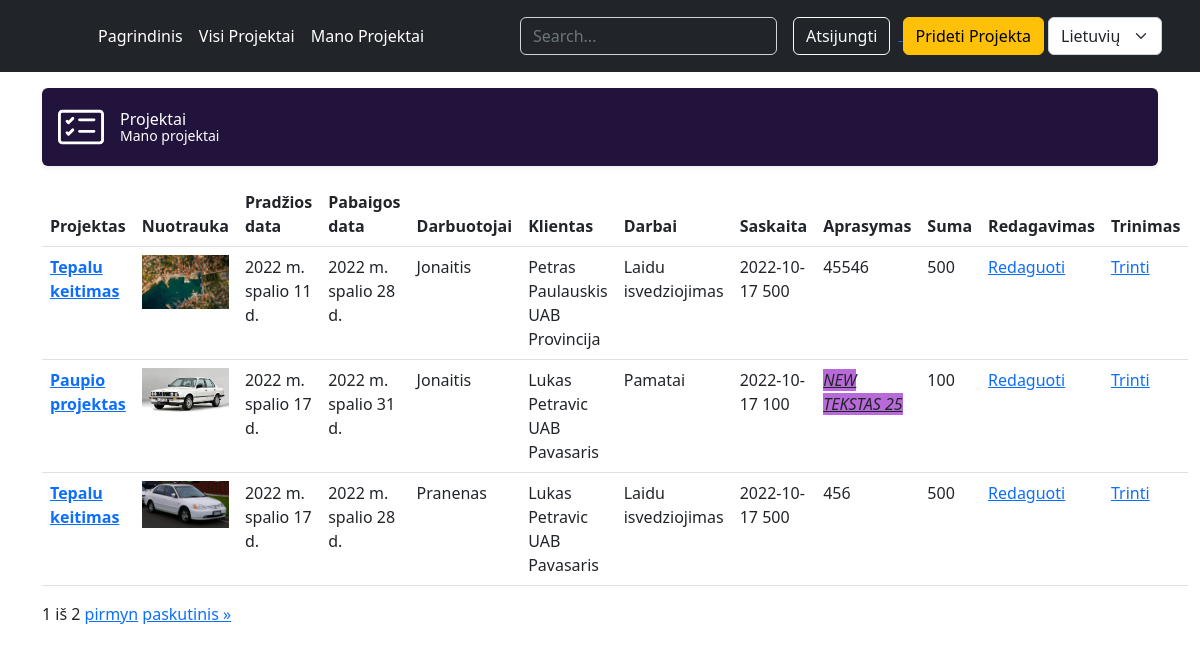
Screenshot of /user-project/ (signed in) with the database file from the repository.
### projektai/models.py (models this page shows, shortened)
class Projektas(models.Model):
    pavadinimas = models.CharField(_('Pavadinimas'), max_length=20)
    pradzios_data=models.DateField(_("Pradžios data"))
    pabaigos_data = models.DateField(_("Pabaigos data"))
    klientas_id = models.ForeignKey('Klientas',on_delete=models.SET_NULL,null=True)
    vadovas_user= models.ForeignKey(User,on_delete=models.SET_NULL,null=True)
    darbuotojas_id = models.ForeignKey("Darbuotojas",on_delete=models.SET_NULL,null=True)
    darbas_id = models.ForeignKey("Darbas",on_delete=models.SET_NULL,null=True)
    saskaita_id = models.ForeignKey("Saskaita",on_delete=models.SET_NULL,null=True)
    nuotrauka = models.ImageField(_('Viršelis'), upload_to='projekto_virseliai', null=True)
    aprasymas = HTMLField(_('Aprasymas'), null=True)
    class Meta:
        verbose_name = _("Projektas")
        verbose_name_plural = _('Projektai')
        ordering = ['pradzios_data',]

class Darbuotojas(models.Model):
    vardas = models.CharField(_("Vardas"), max_length=20)
    pavarde = models.CharField(_("Pavardė"), max_length=20)
    pareigos = models.CharField(_("Pareigos"), max_length=20)
    class Meta:
        verbose_name = _("Darbuotojas")
        verbose_name_plural = _('Darbuotojai')

class Klientas(models.Model):
    vardas = models.CharField(_("Vardas"), max_length=20)
    pavarde = models.CharField(_("Pavardė"), max_length=20)
    imone = models.CharField(_("Įmonė"), max_length=20)
    kontaktai = models.TextField(_("Kontaktai"), max_length=500)
    class Meta:
        verbose_name = _("Klientas")
        verbose_name_plural = _('Klientai')
    def __str__(self):
        return f"{self.vardas} {self.pavarde} {self.imone}"

class Darbas(models.Model):
    pavadinimas = models.CharField(_("Pavadinimas"), max_length=20)
    pastabos = models.CharField(_("Pastabos"), max_length=200)
    class Meta:
        verbose_name = _("Darbas")
        verbose_name_plural = _('Darbai')

class Saskaita(models.Model):
    israsymo_data = models.DateField(_("Išrašymo data"))
    suma = models.PositiveIntegerField(_("Suma"))
    class Meta:
        verbose_name = _("Saskaita")
        verbose_name_plural = _('Saskaitos')
    def __str__(self):
        return f"{self.israsymo_data} {self.suma} "

### projektai/views.py (the view)
# urls.py: path('user-project/', views.UserProjektasListView.as_view(), name='user-projektai'),
class UserProjektasListView(LoginRequiredMixin, generic.ListView):
    model = Projektas
    template_name = 'user_projektai.html'
    paginate_by = 3
    def get_queryset(self):
        return Projektas.objects.filter(vadovas_user=self.request.user)

### templates/user_projektai.html (shortened to what this page needs)
{% extends 'base.html' %}
{% block content %}
{% load i18n %}
<div class="d-flex align-items-center p-3 my-3 text-white bg-purple rounded shadow-sm">
    <div class="lh-1">
      <h1 class="h6 mb-0 text-white lh-1">Projektai</h1>
      <small>Mano projektai</small>
    </div>
  </div>
<table class="table table-hover">
  <thead>
    <tr>
      <th scope="col">Projektas</th>
      <th scope="col">Nuotrauka</th>
      <th scope="col">Pradžios data</th>
      <th scope="col">Pabaigos data</th>
      <th scope="col">Darbuotojai</th>
      <th scope="col">Klientas</th>
      <th scope="col">Darbai</th>
      <th scope="col">Saskaita</th>
      <th scope="col">Aprasymas</th>
      <th scope="col">Suma</th>
      <th scope="col">Redagavimas</th>
      <th scope="col">Trinimas</th>
    </tr>
  </thead>
  <tbody>
  {% load static %}
  {% if projektas_list %}
  {% for projektas in projektas_list %}
    <tr>
      <th scope="row"><a href="{% url 'projektas' projektas.id %}">{{projektas.pavadinimas}}</a></th>
      {% if projektas.nuotrauka %}
              <th><img src="{{ projektas.nuotrauka.url }}" class="card-img-top"></th>
            {% else %}
             <th> <img src="{% static 'no-image.jpg' %}" class="card-img-top"></th>
            {% endif %}
      <td>{{projektas.pradzios_data}}</td>
      <td>{{projektas.pabaigos_data}}</td>
      <td>{{projektas.darbuotojas_id.pavarde}}</td>
      <td>{{projektas.klientas_id}}</td>
      <td>{{projektas.darbas_id.pavadinimas}}</td>
      <td>{{projektas.saskaita_id}}</td>
        <td>{{projektas.aprasymas | safe}}</td>
        <td>{{projektas.saskaita_id.suma}}</td>
        <td><a href="{% url 'user-projektai-update' projektas.id  %}"> Redaguoti</a></td>
        <td><a href="{% url 'user-projektai-delete' projektas.id  %}"> Trinti</a></td>
    </tr>
{% endfor %}
  {% else %}
  <p>Siuo metu neturite projektu</p>
  {% endif %}
  </tbody>
</table>
  <div class="pagination">
    <span class="step-links">
        <span class="current">
            {{ page_obj.number }} iš {{ page_obj.paginator.num_pages }}
        </span>
        {% if page_obj.has_next %}
            <a href="?page={{ page_obj.next_page_number }}">pirmyn</a>
            <a href="?page={{ page_obj.paginator.num_pages }}">paskutinis &raquo;</a>
        {% endif %}
    </span>
</div>
{% endblock %}

### projektai/static/css/style.css (style rules this page uses)
html, body { overflow-x: hidden; }
.bg-purple { background-color: #22133c; }
.bi { vertical-align: -.125em; fill: currentColor; }

### rows the page displays
Projektas: pavadinimas "Tepalu keitimas", nuotrauka (picture), pradzios_data "2022 m. spalio 11 d.", pabaigos_data "2022 m. spalio 28 d.", darbuotojas_id.pavarde "Jonaitis", klientas_id "Petras Paulauskis UAB Provincija", darbas_id.pavadinimas "Laidu isvedziojimas", saskaita_id "2022-10-17 500", aprasymas "45546", saskaita_id.suma "500"
Projektas: pavadinimas "Paupio projektas", nuotrauka (picture), pradzios_data "2022 m. spalio 17 d.", pabaigos_data "2022 m. spalio 31 d.", darbuotojas_id.pavarde "Jonaitis", klientas_id "Lukas Petravic UAB Pavasaris", darbas_id.pavadinimas "Pamatai", saskaita_id "2022-10-17 100", aprasymas "NEW TEKSTAS 25", saskaita_id.suma "100"
Projektas: pavadinimas "Tepalu keitimas", nuotrauka (picture), pradzios_data "2022 m. spalio 17 d.", pabaigos_data "2022 m. spalio 28 d.", darbuotojas_id.pavarde "Pranenas", klientas_id "Lukas Petravic UAB Pavasaris", darbas_id.pavadinimas "Laidu isvedziojimas", saskaita_id "2022-10-17 500", aprasymas "456", saskaita_id.suma "500"

### other values shown
{{ page_obj.number }} "1"
{{ page_obj.paginator.num_pages }} "2"
form field language "Lietuvių"
